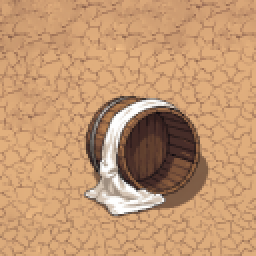
#> input picture assets-factory/raw_maps/BARREL.png, 128 x 128 px, given in place of kusumo-tv-poster.png, which was not available (shown 2 times larger)
$ python kusomo_tv_poster.py
#> lines starting #> are read from the running program, lines starting #| are printed output that depends on the picture; pictures that were not available may be replaced by others from this repository, and a replacement may not be noted
"""Fit external_files/kusumo-tv-poster.png into 512x384 by height and install it as the Kusomo TV poster."""

from __future__ import annotations

import argparse
from pathlib import Path

from PIL import Image

ROOT = Path(__file__).resolve().parents[1]
SRC = ROOT / "external_files" / "kusumo-tv-poster.png"
OUT = ROOT / "game-files" / "Graphics" / "Pictures" / "KusomoTV" / "poster.png"
SCREEN = (512, 384)


def build(src: Path = SRC, out: Path = OUT) -> Image.Image:
    img = Image.open(src).convert("RGB")
#> img is the input picture: PIL image 128x128 RGB; mean R, G, B 195, 151.1, 112.8
    bg = img.getpixel((2, 2))  # the poster's own navy
#> bg = (215, 164, 119)
    scale = SCREEN[1] / img.height
#> scale = 3
    w = round(img.width * scale)
#> w = 384
    fitted = img.resize((w, SCREEN[1]), Image.LANCZOS)
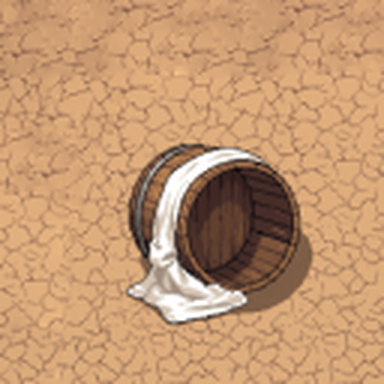
#> fitted: PIL image 384x384 RGB; mean R, G, B 195, 151.1, 112.8
    canvas = Image.new("RGB", SCREEN, bg)
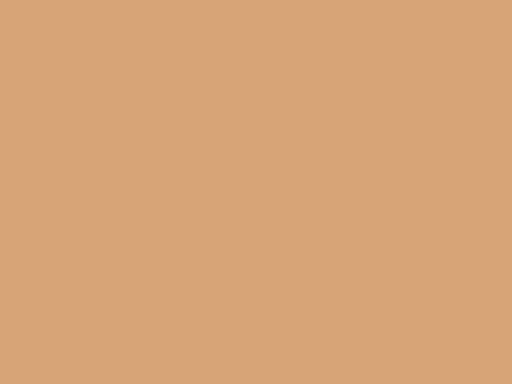
#> canvas: PIL image 512x384 RGB; mean R, G, B 215, 164, 119
    canvas.paste(fitted, ((SCREEN[0] - w) // 2, 0))
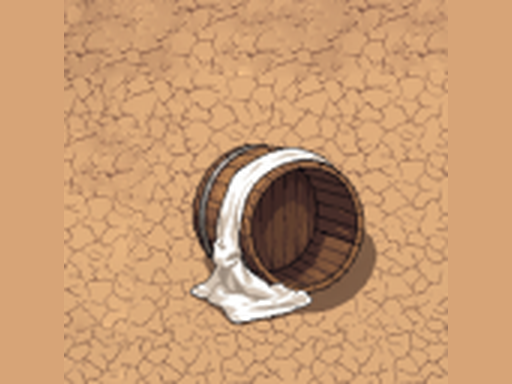
#> canvas: PIL image 512x384 RGB; mean R, G, B 200, 154.3, 114.4
    out.parent.mkdir(parents=True, exist_ok=True)
    canvas.save(out, optimize=True)
    return canvas


if __name__ == "__main__":
    ap = argparse.ArgumentParser()
    ap.add_argument("--src", type=Path, default=SRC)
    ap.add_argument("--out", type=Path, default=OUT)
    a = ap.parse_args()
    c = build(a.src, a.out)
    print(f"wrote {a.out} {c.size} bg={c.getpixel((0, 0))}")
#| wrote game-files/Graphics/Pictures/KusomoTV/poster.png (512, 384) bg=(215, 164, 119)

$ run again, on assets-factory/raw_maps/ECHER2.png
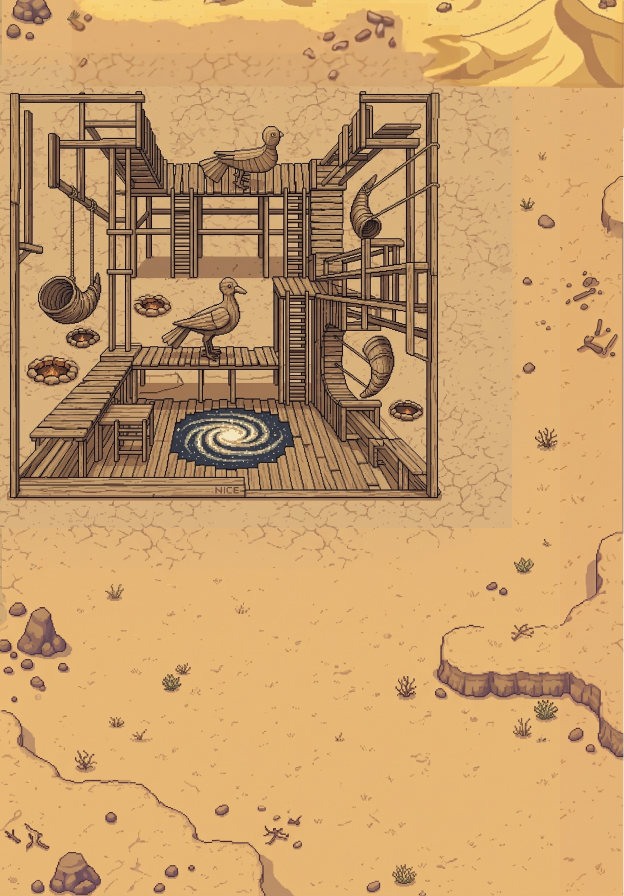
#> input picture assets-factory/raw_maps/ECHER2.png, 1248 x 1792 px, given in place of kusumo-tv-poster.png, which was not available (shown at 1/2 size)
#> bg = (205, 167, 114)
#> in build, `fitted = img.resize((w, SCREEN[1]), Image.LANCZOS)`:
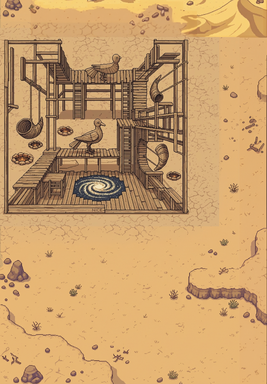
#> fitted: PIL image 267x384 RGB; mean R, G, B 200.4, 158.3, 107.1
#> in build, `canvas.paste(fitted, ((SCREEN[0] - w) // 2, 0))`:
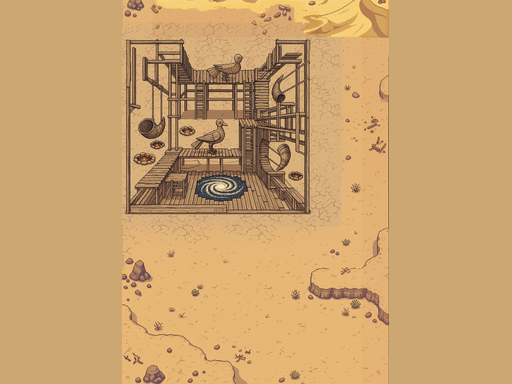
#> canvas: PIL image 512x384 RGB; mean R, G, B 202.6, 162.5, 110.4
#| wrote game-files/Graphics/Pictures/KusomoTV/poster.png (512, 384) bg=(205, 167, 114)
